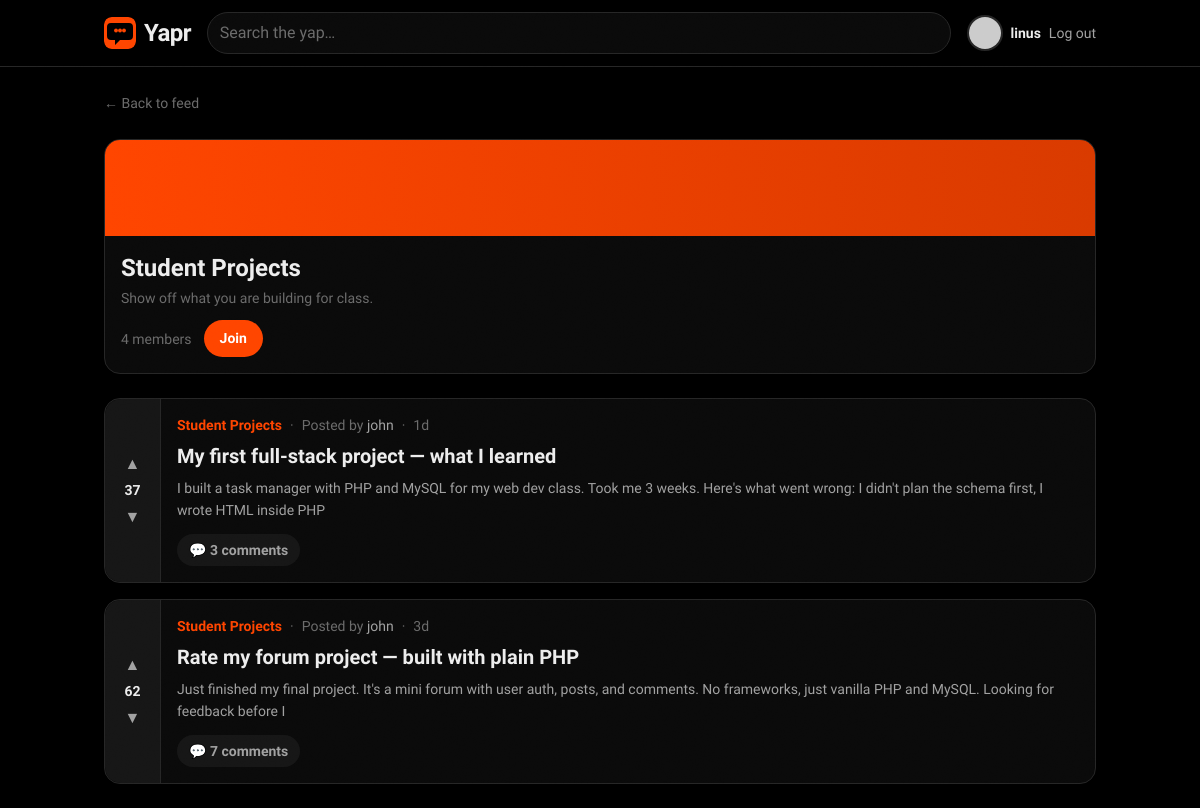
The page /api/community.php?slug=student-projects (signed in) on the database its author committed.
### tables this page shows
CREATE TABLE communities (
    id          INT UNSIGNED AUTO_INCREMENT PRIMARY KEY,
    name        VARCHAR(50)  NOT NULL,
    slug        VARCHAR(60)  NOT NULL UNIQUE,
    description TEXT         DEFAULT NULL,
    owner_id    INT UNSIGNED NOT NULL,
    created_at  TIMESTAMP    NOT NULL DEFAULT CURRENT_TIMESTAMP,
    FOREIGN KEY (owner_id) REFERENCES users(id) ON DELETE CASCADE
);

CREATE TABLE posts (
    id           INT UNSIGNED AUTO_INCREMENT PRIMARY KEY,
    title        VARCHAR(255) NOT NULL,
    body         TEXT         NOT NULL,
    user_id      INT UNSIGNED NOT NULL,
    community_id INT UNSIGNED NOT NULL,
    score        INT          NOT NULL DEFAULT 0,
    created_at   TIMESTAMP    NOT NULL DEFAULT CURRENT_TIMESTAMP,
    updated_at   TIMESTAMP    NOT NULL DEFAULT CURRENT_TIMESTAMP ON UPDATE CURRENT_TIMESTAMP,
    FOREIGN KEY (user_id)      REFERENCES users(id)       ON DELETE CASCADE,
    FOREIGN KEY (community_id) REFERENCES communities(id) ON DELETE CASCADE
);

### api/community.php (the view, shortened to what this page needs)
<?php
require __DIR__ . '/includes/db.php';
require __DIR__ . '/includes/helpers.php';
$slug = mysqli_real_escape_string($conn, $_GET['slug'] ?? '');
$communityResult = mysqli_query($conn, "
    SELECT c.*, (SELECT COUNT(*) FROM community_members WHERE community_id = c.id) AS members_count
    FROM communities c WHERE c.slug = '$slug'
");
$community = mysqli_fetch_assoc($communityResult);
$postsResult = mysqli_query($conn, "
    SELECT p.*, u.username AS author_username,
           (SELECT COUNT(*) FROM comments WHERE post_id = p.id) AS comments_count
    FROM posts p
    JOIN users u ON p.user_id = u.id
    WHERE p.community_id = {$community['id']}
    ORDER BY p.created_at DESC
");
$communityPosts = [];
while ($row = mysqli_fetch_assoc($postsResult)) {
    $row['author'] = ['username' => $row['author_username']];
    $row['community'] = $community['name'];
    $row['community_slug'] = $community['slug'];
    $row['time'] = timeAgo($row['created_at']);
    $row['author_id'] = $row['user_id'];
    $communityPosts[] = $row;
}
require __DIR__ . '/includes/header.php';
?>
<div class="space-y-6">
  <a href="index.php" class="text-sm text-ink-faint transition hover:text-pop">← Back to feed</a>
  <div class="card animate-fade-in-up overflow-hidden">
    <div aria-hidden="true" class="h-24 animate-gradient-pan bg-[length:200%_200%] bg-gradient-to-r from-pop via-pop-dark to-ink"></div>
    <div class="p-4">
      <h1 class="font-display text-2xl font-bold text-ink"><?= esc($community['name']) ?></h1>
      <p class="mt-1 text-sm text-ink-faint"><?= esc($community['description']) ?></p>
      <div class="mt-3 flex items-center gap-3">
        <span class="text-sm text-ink-faint"><?= esc($community['members_count']) ?> members</span>
        <button type="button" class="btn-pop">Join</button>
      </div>
    </div>
  </div>
  <section class="space-y-4">
    <?php foreach (array_values($communityPosts) as $i => $post): ?>
      <?= postCardHtml($post, $i) ?>
    <?php endforeach; ?>
  </section>
</div>
<?php require __DIR__ . '/includes/footer.php'; ?>

### api/includes/helpers.php (shortened to what this page needs)
<?php
function timeAgo(string $datetime): string {
    $timestamp = strtotime($datetime);
    $diff = time() - $timestamp;
    if ($diff < 604800) return floor($diff / 86400) . 'd';
    return date('M j', $timestamp);
}
function esc($value): string {
    return htmlspecialchars((string) $value, ENT_QUOTES, 'UTF-8');
}
function avatarHtml(array $user, int $size = 10): string {
    $username = $user['username'] ?? 'guest';
    $initial = esc(mb_strtoupper(mb_substr($username, 0, 1)));
    $color = esc($user['avatar_color'] ?? '#ff4500');
    $px = $size * 4;
    $initialCircle = sprintf(
        '<div style="width:%1$dpx;height:%1$dpx;background-color:%2$s"'
        . ' class="flex items-center justify-center rounded-full border-2 border-line text-white font-semibold animate-scale-in">%3$s</div>',
        $px, $color, $initial
    );
    $url = $user['avatar_url'] ?? '';
    if ($url === '') {
        $url = 'https://api.dicebear.com/9.x/bottts/svg?seed=' . rawurlencode($username);
    }
    $fallback = "'" . str_replace('"', '&quot;', $initialCircle) . "'";
    return sprintf(
        '<img src="%1$s" alt="%2$s" width="%3$d" height="%3$d" loading="lazy"'
        . ' style="width:%3$dpx;height:%3$dpx;object-fit:cover;border-radius:9999px"'
        . ' class="rounded-full border-2 border-line object-cover"'
        . ' onerror="this.onerror=null;this.outerHTML=%4$s">',
        esc($url), esc($username), $px, $fallback
    );
}
function postCardHtml(array $post, int $index = 0): string {
    $author = $post['author']['username'] ?? 'unknown';
    $community = esc($post['community'] ?? '');
    $slug = esc($post['community_slug'] ?? '');
    $title = esc($post['title'] ?? '');
    $excerpt = esc(mb_substr($post['body'] ?? '', 0, 160));
    $score = esc($post['score'] ?? 0);
    $comments = esc($post['comments_count'] ?? 0);
    $time = esc($post['time'] ?? '');
    $id = (int) ($post['id'] ?? 0);
    $delay = min($index, 7) * 55;
    $comm = $community !== ''
        ? '<a href="community.php?slug=' . $slug . '" class="font-display font-semibold text-pop transition hover:underline">' . $community . '</a>'
        : '';
    return <<<HTML
    <div class="reveal" style="--reveal-delay:{$delay}ms">
      <article class="card flex overflow-hidden">
        <div class="vote-rail" data-score="{$score}">
          <button type="button" class="vote-btn is-up" aria-label="Upvote">▲</button>
          <span class="vote-score">{$score}</span>
          <button type="button" class="vote-btn is-down" aria-label="Downvote">▼</button>
        </div>
        <div class="min-w-0 flex-1 p-4">
          <div class="mb-2 flex flex-wrap items-center gap-2 text-sm text-ink-faint">
            {$comm}
            <span>·</span>
            <span>Posted by <span class="font-medium text-ink-soft">{$author}</span></span>
            <span>·</span>
            <span>{$time}</span>
          </div>
          <a href="post.php?id={$id}" class="block group">
            <h2 class="font-display text-xl font-semibold leading-snug text-ink transition group-hover:text-pop">{$title}</h2>
            <p class="mt-1.5 line-clamp-3 text-sm leading-relaxed text-ink-soft">{$excerpt}</p>
          </a>
          <div class="mt-3 flex items-center gap-3 text-sm text-ink-faint">
            <a href="post.php?id={$id}" class="pill bg-night-raised text-ink-soft transition hover:bg-pop hover:text-white">💬 {$comments} comments</a>
          </div>
        </div>
      </article>
    </div>
HTML;
}

### public/css/polish.css (style rules this page uses)
.reveal { opacity: 0; transform: translateY(20px); transition: opacity 0.35s cubic-bezier(0.23, 1, 0.32, 1), transform 0.35s cubic-bezier(0.23, 1, 0.32, 1); transition-delay: var(--reveal-delay, 0ms); }
.reveal.visible { opacity: 1; transform: translateY(0); }
.ripple-container { position: relative; overflow: hidden; }
html { background: #000; }

### api/includes/header.php (style rules this page uses)
:root { --ease-out: cubic-bezier(0.23, 1, 0.32, 1); }
body { background: #000000; -webkit-font-smoothing: antialiased; -moz-osx-font-smoothing: grayscale; }
.card { position: relative; border-radius: 1rem; border: 1px solid #262626; background: #0a0a0a; transition: transform 200ms var(--ease-out), border-color 200ms var(--ease-out), box-shadow 200ms var(--ease-out); }
.pill { display: inline-flex; align-items: center; justify-content: center; gap: 0.375rem; border-radius: 9999px; padding: 0.375rem 0.75rem; font-size: 0.875rem; font-weight: 600; transition: transform 150ms var(--ease-out), background 150ms var(--ease-out), color 150ms var(--ease-out); }
.btn-primary, .btn-pop { display: inline-flex; align-items: center; justify-content: center; border-radius: 9999px; padding: 0.5rem 1rem; font-size: 0.875rem; font-weight: 600; transition: transform 150ms var(--ease-out), background 150ms var(--ease-out), color 150ms var(--ease-out); }
.btn-pop { background: #ff4500; color: #fff; }
.vote-rail { display: flex; width: 3.5rem; flex-shrink: 0; flex-direction: column; align-items: center; justify-content: center; gap: 0.125rem; border-top-left-radius: 1rem; border-bottom-left-radius: 1rem; border-right: 1px solid #262626; background: #161616; padding: 0.75rem 0; color: #a1a1a1; }
.vote-btn { display: flex; height: 1.75rem; width: 1.75rem; align-items: center; justify-content: center; border-radius: 9999px; font-size: 1rem; line-height: 1; transition: transform 150ms var(--ease-out), background 150ms var(--ease-out), color 150ms var(--ease-out); }
.vote-score { font-family: "Bricolage Grotesque", system-ui, sans-serif; font-size: 0.875rem; font-weight: 700; font-variant-numeric: tabular-nums; color: #ededed; }

### rows shown on the page
communities: name "Student Projects", description "Show off what you are building for class."
posts: $delay 0 (drawn), score "37", community "Student Projects", time "1d", title "My first full-stack project — what I learned", body "I built a task manager with PHP and MySQL for my web dev class. Took me 3 weeks. Here's what went wrong: I didn't plan the schema first, I wrote HTML inside PHP", comments "3"
posts: $delay 55 (drawn), score "62", community "Student Projects", time "3d", title "Rate my forum project — built with plain PHP", body "Just finished my final project. It's a mini forum with user auth, posts, and comments. No frameworks, just vanilla PHP and MySQL. Looking for feedback before I", comments "7"

### other values the page prints
$user['username'] "linus"
$community['members_count'] "4"
